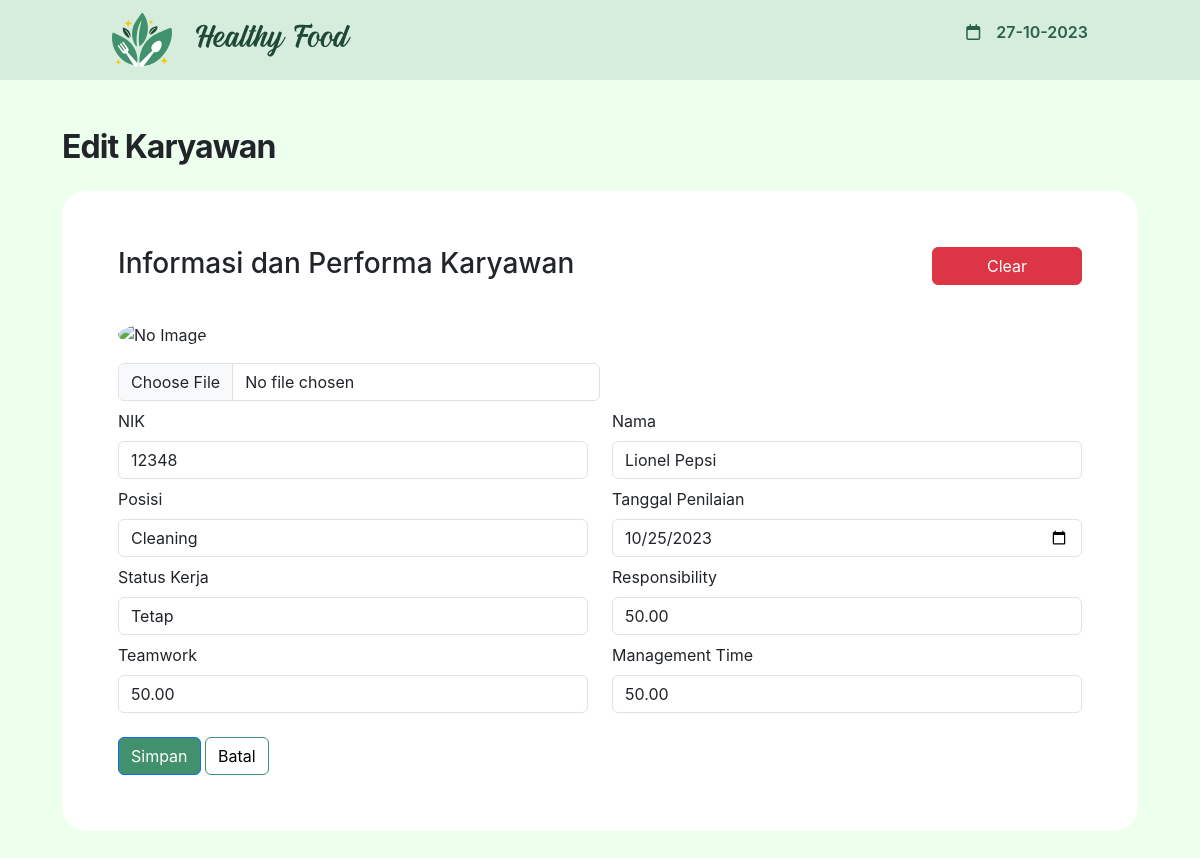
The app's page /edit_performance.php?nik=12348 with its own data.
### tables this page shows
CREATE TABLE `performance` (
  `nik` int(8) NOT NULL,
  `foto` varchar(200) NOT NULL,
  `nama` varchar(200) NOT NULL,
  `status_kerja` enum('Tetap','Tidak Tetap') NOT NULL,
  `position` varchar(10) NOT NULL,
  `tgl_penilaian` date NOT NULL,
  `responsibility` decimal(10,2) NOT NULL,
  `teamwork` decimal(10,2) NOT NULL,
  `management_time` decimal(10,2) NOT NULL,
  `total` decimal(10,2) NOT NULL,
  `grade` varchar(3) NOT NULL
);

### edit_performance.php (the view, shortened to what this page needs)
<!DOCTYPE html>
<html lang="en">
<?php
include "sqlConnect.php";
$nik = $_GET['nik'];
$sql = "SELECT * FROM performance where nik = '$nik' LIMIT 1";
$result = mysqli_query($conn, $sql);
if ($result->num_rows > 0) {
    while ($row = $result->fetch_assoc()) {
        $nik = $row['nik'];
        $nama = $row['nama'];
        $foto = $row['foto'];
        $tglPenilaian = $row['tgl_penilaian'];
        $posisi = $row['position'];
        $statusKerja = $row['status_kerja'];
        $responsibility = $row['responsibility'];
        $teamwork = $row['teamwork'];
        $management = $row['management_time'];
    }
}
?>
<head>
    <link href="https://cdn.jsdelivr.net/npm/bootstrap@5.3.2/dist/css/bootstrap.min.css" rel="stylesheet">
    <link rel="stylesheet" href="https://cdnjs.cloudflare.com/ajax/libs/font-awesome/6.0.0/css/all.min.css">
    <link rel="stylesheet" href="style.css">
</head>
<body>
    <nav class="navbar navbar-expand-lg bg-body-tertiary sticky-top">
        <div class="container-fluid">
            <a class="navbar-brand" href="#"><img src="images/logo.svg"><img src="images/logoText.svg"></a>
            <div class="collapse navbar-collapse" id="navbarNavAltMarkup">
                <div class="navbar-nav">
                    <div>
                        <i class="fa-regular fa-calendar"></i>
                        <p id="tgl">tanggal</p>
                    </div>
                </div>
            </div>
        </div>
    </nav>
    <div class="container">
        <div class="content-body">
            <div class="content-fluid">
                <h1 class="PageTitle mt-3">Edit Karyawan</h1>
                <form action="ubah-performance.php" method="POST" enctype="multipart/form-data" onsubmit="return simpan()">
                    <div class="card">
                        <div class="card-body">
                            <div class="row">
                                <div class="col-6">
                                    <h3>Informasi dan Performa Karyawan</h3>
                                </div>
                                <div class="col-6">
                                    <div class="d-flex justify-content-end">
                                        <div class="btn btn-danger" style="width:100%; max-width:150px" data-bs-toggle="modal" data-bs-target="#modalClear">
                                            Clear
                                        </div>
                                    </div>
                                </div>
                            </div>
                            <div class="row mt-4">
                                <div class="col-12 form-input mt-2">
                                    <img src="dataBaseFoto/<?php echo ($foto) ?>" alt="No Image" id="previewFoto" class="img-fluid rounded-circle" style="width: 100px; height: 100px;">
                                    <div class="mt-3">
                                        <input class="form-control inputForm" type="file" placeholder="Pilih Foto" id="inputFoto" name="inputFoto" accept="image/*" value="<?php echo $foto; ?>" style="max-width:50%">
                                    </div>
                                </div>
                                <div class="col-12 col-sm-6  form-input mt-2">
                                    <label>
                                        NIK
                                    </label>
                                    <input class="form-control inputForm mt-2" name="nik" id="nik" placeholder="Masukan NIK" type="number" readonly value="<?php echo ($nik) ?>" />
                                </div>
                                <div class="col-12 col-sm-6  form-input mt-2">
                                    <label>
                                        Nama
                                    </label>
                                    <input class="form-control inputForm mt-2" name="nama" id="nama" placeholder="Masukan Nama" type="text" required value="<?php echo ($nama) ?>" />
                                </div>
                                <div class="col-12 col-sm-6  form-input mt-2">
                                    <label>
                                        Posisi
                                    </label>
                                    <input class="form-control inputForm mt-2" name="posisi" id="posisi" placeholder="Masukan Posisi" type="text" required value="<?php echo ($posisi) ?>" />
                                </div>
                                <div class="col-12 col-sm-6  form-input mt-2">
                                    <label>
                                        Tanggal Penilaian
                                    </label>
                                    <input class="form-control inputForm mt-2" name="tglPenilaian" id="tglPenilaian" placeholder="Masukan Tanggal" type="date" required value="<?php echo ($tglPenilaian) ?>" />
                                </div>
                                <div class="col-12 col-sm-6  form-input mt-2">
                                    <label>
                                        Status Kerja
                                    </label>
                                    <select class="form-control inputForm mt-2" name="statusKerja" id="statusKerja" required>
                                        <option value="Tetap" <?php echo ($statusKerja === 'Tetap') ? 'selected' : ''; ?>>
                                            Tetap
                                        </option>
                                    </select>
                                </div>
                                <div class="col-12 col-xxl-2 col-sm-6 form-input mt-2">
                                    <label>
                                        Responsibility
                                    </label>
                                    <input class="form-control inputForm mt-2" name="responsibility" id="responsibility" placeholder="(0-100) (30%)" type="number" required value="<?php echo ($responsibility) ?>" />
                                </div>
                                <div class="col-12 col-xxl-2 col-sm-6 form-input mt-2">
                                    <label>
                                        Teamwork
                                    </label>
                                    <input class="form-control inputForm mt-2" name="teamwork" id="teamwork" placeholder="(0-100) (30%)" type="number" required value="<?php echo ($teamwork) ?>" />
                                </div>
                                <div class="col-12 col-xxl-2 col-sm-6 form-input mt-2">
                                    <label>
                                        Management Time
                                    </label>
                                    <input class="form-control inputForm mt-2" name="management" id="management" placeholder="(0-100) (40%)" type="number" required value="<?php echo ($management) ?>" />
                                </div>
                            </div>
                            <div class="mt-4">
                                <div class="btn btn-primary" style="background-color:#40916C;" data-bs-toggle="modal" data-bs-target="#modalSimpan">
                                    Simpan
                                </div>
                                <a href="performance.php" target="_self">
                                    <div class="btn btn-primary" style="background-color:white;border:2;border-color:#40916C;color:black;">
                                        Batal
                                    </div>
                                </a>
                            </div>
                        </div>
                    </div>
                </form>
            </div>
        </div>
    </div>
</body>
</html>

### style.css (style rules this page uses)
body { background-color: #EDFFED; height: 2000px; font-family: 'Inter', sans-serif; }
h1 { font-weight: 600; }
a { color: #2B6148; text-decoration: none; }
.card { border-radius: 24px; border: none; padding: 40px; }

### edit_performance.php (style rules this page uses)
.container { padding: 2rem; }
.PageTitle { font-family: "Inter"; font-style: normal; font-weight: 700; font-size: 32px; line-height: 120%; letter-spacing: -0.03em; margin-bottom: 25px; }

### records on screen
performance: nik "12348", nama "Lionel Pepsi", posisi "Cleaning", tglPenilaian "10/25/2023", statusKerja "Tetap", responsibility "50.00", teamwork "50.00", management "50.00"
